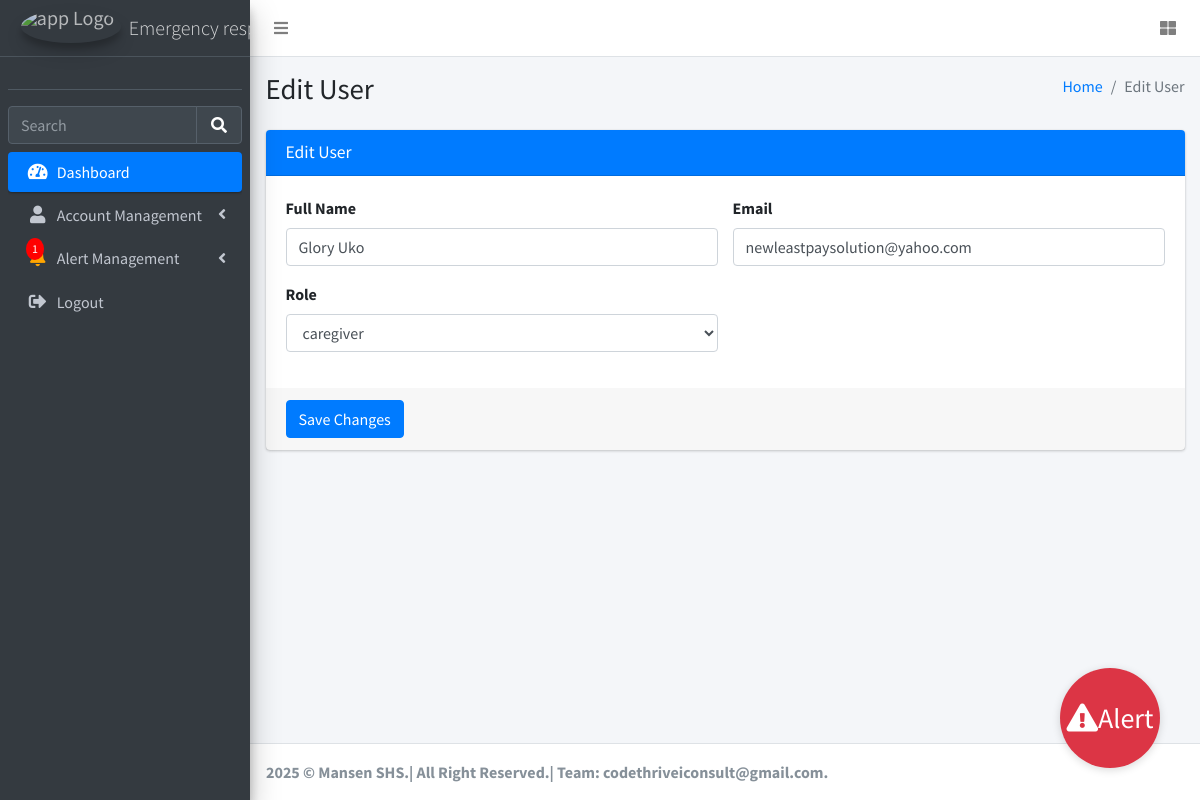
Screenshot of /Admin/edit_user.php?id=10 (signed in) with the database file from the repository.
### tables this page shows
CREATE TABLE `users` (
  `id` int(11) NOT NULL,
  `name` varchar(100) DEFAULT NULL,
  `email` varchar(100) DEFAULT NULL,
  `password` varchar(255) DEFAULT NULL,
  `phone` varchar(11) DEFAULT NULL,
  `address` varchar(150) DEFAULT NULL,
  `latitude` varchar(50) DEFAULT NULL,
  `longitude` varchar(50) DEFAULT NULL,
  `caregiver_id` int(4) NOT NULL,
  `role` enum('elderly','caregiver','admin') DEFAULT NULL,
  `photo` text DEFAULT 'uploadImage/Profile/default.png',
  `status` int(1) NOT NULL DEFAULT 1,
  `created_at` timestamp NOT NULL DEFAULT current_timestamp()
);

### Admin/edit_user.php (the view, shortened to what this page needs)
<?php
include('../inc/config.php');
$user_id= $_GET['id'];
$stmt = $dbh->query("SELECT * FROM users where id='$user_id'");
$row_user = $stmt->fetch();
?>
<!DOCTYPE html>
<html lang="en">
<head>
  <?php include('partials/head.php') ;?>
</head>
<body class="hold-transition sidebar-mini layout-fixed">
<div class="wrapper">
  <?php include('partials/navbar.php') ;?>
  <aside class="main-sidebar sidebar-dark-primary elevation-4">
  <?php include('partials/sidebar.php') ;?>
  </aside>
  <div class="content-wrapper">
    <section class="content-header">
      <div class="container-fluid">
        <div class="row mb-2">
          <div class="col-sm-6">
            <h1>Edit User</h1>
          </div>
          <div class="col-sm-6">
            <ol class="breadcrumb float-sm-right">
              <li class="breadcrumb-item"><a href="#">Home</a></li>
              <li class="breadcrumb-item active">Edit User</li>
            </ol>
          </div>
        </div>
      </div>
    </section>
    <section class="content">
      <div class="container-fluid">
        <div class="row">
          <div class="col-md-12">
            <div class="card card-primary">
              <div class="card-header">
                <h3 class="card-title">Edit User</h3>
              </div>
              <form action="" method="POST">
    <div class="card-body">
        <div class="row">
            <div class="col-md-6">
                <div class="form-group">
                    <label for="exampleInputEmail1">Full Name</label>
                    <input type="text" name="txtname" class="form-control" id="exampleInputEmail1" value="<?php echo $row_user['name']; ?>">
                </div>
                <div class="form-group">
                    <label for="exampleInputEmail1">Role</label>
                    <select id="cmdrole" name="cmdrole" class="form-control">
                        <option value="<?php echo $row_user['role']; ?>" <?php echo $row_user['role']; ?>><?php echo $row_user['role']; ?></option>
                    </select>
                </div>
            </div>
            <div class="col-md-6">
                <div class="form-group">
                    <label for="exampleInputEmail1">Email</label>
                    <input type="email" name="txtemail" class="form-control" id="exampleInputEmail1" value="<?php echo $row_user['email']; ?>">
                </div>
            </div>
        </div>
    </div>
    <div class="card-footer">
        <button type="submit" name="btnedit" class="btn btn-primary">Save Changes</button>
    </div>
</form>
            </div>
            </div>
        </div>
            </div>
        </div>
      </div>
  <footer class="main-footer">
    <strong>  <?php include('partials/footer.php') ;?></strong>
  </footer>
</body>
</html>

### rows the page displays
users: txtname "Glory Uko", cmdrole "caregiver", txtemail "newleastpaysolution@yahoo.com"

### other values shown
$app_name "Emergency…"
$total_alert['total_alert_pending'] "1"
